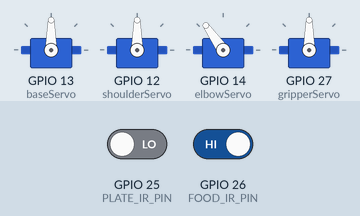
Simulated run of this sketch. Board: ESP32. On the bench: 4 × servo. The inputs (shaded band) are chosen by the test bench; at power-on: GPIO 26 (FOOD_IR_PIN) HIGH, GPIO 25 (PLATE_IR_PIN) LOW. What the sketch prints to the serial monitor is not drawn.

Above: at 4.0 s.
4.1 s: GPIO 26 (FOOD_IR_PIN) driven LOW
At 4.76 s:
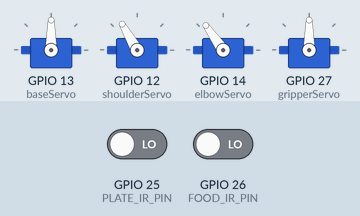
At 6.7 s:
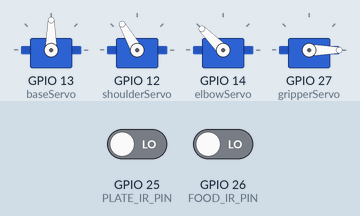
13.1 s: GPIO 25 (PLATE_IR_PIN) driven HIGH
At 13.29 s:
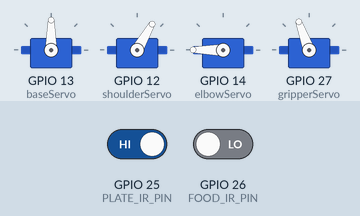
16.1 s: GPIO 26 (FOOD_IR_PIN) driven HIGH
Timing chart, 0 to 19.1 s (numbered marks = the images above; inputs shaded):
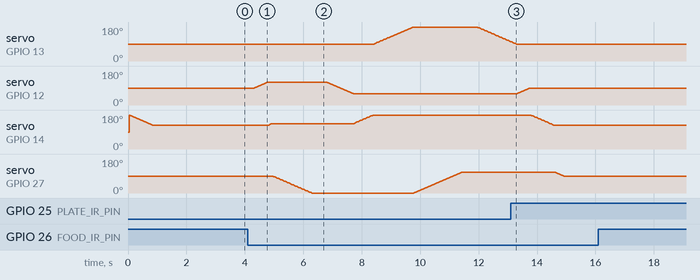

Measured:
- after the input at 4.1 s, servo on GPIO 13 (baseServo): rises from 90° to 180° in 1.3 s, then falls to 103° in 3.3 s; servo on GPIO 12 (shoulderServo): rises from 90° to 120° in 0.43 s, then falls to 60° in 3.0 s; servo on GPIO 14 (elbowServo): moves from 125° to 180° over 3.6 s, starting after 0.70 s
- after the input at 16.1 s, every drawn part: stays the same

The sketch:

Arm_Working.ino
```cpp
#include <ESP32Servo.h>


// ===== Servo Objects =====
Servo baseServo;
Servo shoulderServo;
Servo elbowServo;
Servo gripperServo;


// ===== IR Sensor Pins =====
#define FOOD_IR_PIN 26   // Food available sensor
#define PLATE_IR_PIN 25  // Plate available sensor


// ===== Servo Positions =====
int basePos = 90;
int shoulderPos = 90;
int elbowPos = 180;
int gripperPos = 90;


int moveDelay = 15;
bool objectPicked = false;


// ===== Smooth Servo Movement Function =====
void moveServo(Servo &servo, int &currentPos, int targetPos) {
  if (currentPos < targetPos) {
    for (int i = currentPos; i <= targetPos; i++) {
      servo.write(i);
      delay(moveDelay);
    }
  } else {
    for (int i = currentPos; i >= targetPos; i--) {
      servo.write(i);
      delay(moveDelay);
    }
  }
  currentPos = targetPos;
}


// ===== Home Position =====
void homePosition() {
  moveServo(baseServo, basePos, 90);
  moveServo(shoulderServo, shoulderPos, 90);
  moveServo(elbowServo, elbowPos, 125);
  moveServo(gripperServo, gripperPos, 90);
}


// ===== Setup =====
void setup() {
  Serial.begin(115200);


  // Attach Servos
  baseServo.attach(13);
  shoulderServo.attach(12);
  elbowServo.attach(14);
  gripperServo.attach(27);


  // IR Sensors
  pinMode(FOOD_IR_PIN, INPUT);
  pinMode(PLATE_IR_PIN, INPUT);


  Serial.println("🤖 Robot Arm Starting...");
  homePosition();
  delay(2000);
  Serial.println("✅ System Ready (Waiting for food & plate)");
}


// ===== Main Loop =====
void loop() {
  int food = digitalRead(FOOD_IR_PIN);   // LOW = detected
  int plate = digitalRead(PLATE_IR_PIN); // LOW = detected


  // Debug status
  Serial.print("Food: ");
  Serial.print(food == LOW ? "YES" : "NO");
  Serial.print(" | Plate: ");
  Serial.println(plate == LOW ? "YES" : "NO");


  // If both food & plate detected
  if (food == LOW && plate == LOW && !objectPicked) {
    Serial.println("🍔 Food + 🍽️ Plate detected! Serving...");


    // Move to food position
    moveServo(baseServo, basePos, 90);
    moveServo(shoulderServo, shoulderPos, 120);
    moveServo(elbowServo, elbowPos, 135);


    // Grab food
    moveServo(gripperServo, gripperPos, 0);
    delay(500);


    // Lift food
    moveServo(shoulderServo, shoulderPos, 60);
    moveServo(elbowServo, elbowPos, 180);


    // Move to plate position
    moveServo(baseServo, basePos, 180);


    // Place food on plate
    moveServo(gripperServo, gripperPos, 110);
    delay(500);


    // Return home
    homePosition();


    Serial.println("✅ Food served successfully!");
    objectPicked = true;
  }


  // Reset when food or plate removed
  if (food == HIGH || plate == HIGH) {
    objectPicked = false;
  }


  delay(200); // small delay for stability
}
```
